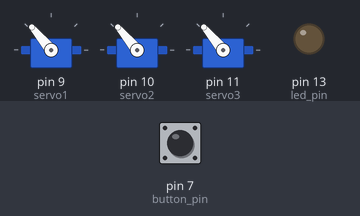
A sketch run on a simulated Arduino Uno, built with avr-gcc and run on an emulated ATmega328P. Shown: 3 × servo, output pins drawn as LEDs (lit = HIGH). Inputs (shaded band) come from the test bench; at power-on: pin 7 (button_pin) HIGH. The ROS host is connected and sends only what is stated.

Above: at 1.2 s.
1.3 s: pin 7 (button_pin) pulled LOW for 0.15 s
At 1.44 s:
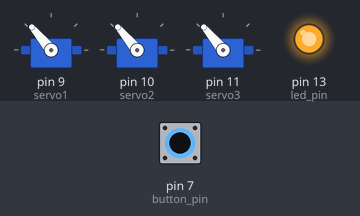
3.0 s: pin 7 (button_pin) pulled LOW for 3.2 s
At 6.6 s:
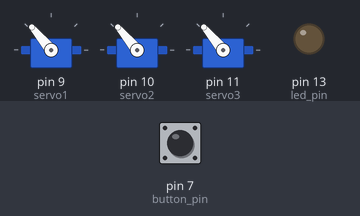
Timing chart, 0 to 8.1 s (numbered marks = the images above; inputs shaded):
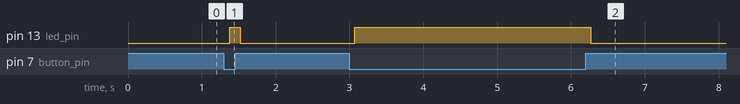

The sketch:

delta2.ino
```cpp
//per ara execució realitzant:
//rostopic pub servo1 std_msgs/UInt16  <angle1> & rostopic pub servo2 std_msgs/UInt16  <angle2> & rostopic pub servo3 std_msgs/UInt16  <angle3>
//part del publisher ANGLE comentada
//rostopic pub servo std_msgs/UInt16MultiArray '{data: [<angle1>, <angle2>,<angle3>]}'

#if defined (ARDUINO) && (ARDUINO >= 100)
 #include <Arduino.h>
#else
 #include <WProgram.h>
#endif

#include <Servo.h>
#include <ros.h>
#include <std_msgs/UInt16.h>
#include <std_msgs/Bool.h>
#include "std_msgs/MultiArrayLayout.h"
#include "std_msgs/MultiArrayDimension.h"

#include "std_msgs/UInt16MultiArray.h"
//std_msgs::UInt16 angle;


ros::NodeHandle  nh;

Servo servo1;
Servo servo2;
Servo servo3;
std_msgs::Bool pushed_msg;

void servo_cb( const std_msgs::UInt16MultiArray&  cmd_msg){
  servo1.write(cmd_msg.data[0]); //set servo angle, should be from 0-180
  servo2.write(cmd_msg.data[1]);
  servo3.write(cmd_msg.data[2]);
}

const int button_pin = 7;
const int led_pin = 13;
bool last_reading;
long last_debounce_time=0;
long debounce_delay=50;
bool published = true;
//void updateAngle()
//{
//  angle.data = analogRead();
//}

ros::Subscriber<std_msgs::UInt16MultiArray> sub("servo", servo_cb);

ros::Publisher pub_button("pushed", &pushed_msg);

void setup(){

  nh.initNode();

  nh.subscribe(sub);
  nh.advertise(pub_button);


  servo1.attach(9); //attach it to pin 9
  servo2.attach(10); //attach it to pin 10
  servo3.attach(11); //attach it to pin 11
  servo1.write(130);
  servo2.write(130);
  servo3.write(130);

  pinMode(led_pin, OUTPUT);
  pinMode(button_pin, INPUT);

  digitalWrite(button_pin, HIGH);
  last_reading = ! digitalRead(button_pin);

}

void loop(){
  nh.spinOnce();

  bool reading = ! digitalRead(button_pin);
    if (last_reading!= reading){
      last_debounce_time = millis();
      published = false;
  }
    if ( !published && (millis() - last_debounce_time)  > debounce_delay) {
    digitalWrite(led_pin, reading);
    pushed_msg.data = reading;
    pub_button.publish(&pushed_msg);
    published = true;
  }

  last_reading = reading;
   delay(20);
}
```

Measured:
- after the input at 1.3 s, pin 13 (led_pin): LOW → HIGH after 0.08 s, → LOW 0.14 s later
- after the input at 3.0 s, pin 13 (led_pin): LOW → HIGH after 0.07 s, → LOW 3.2 s later
